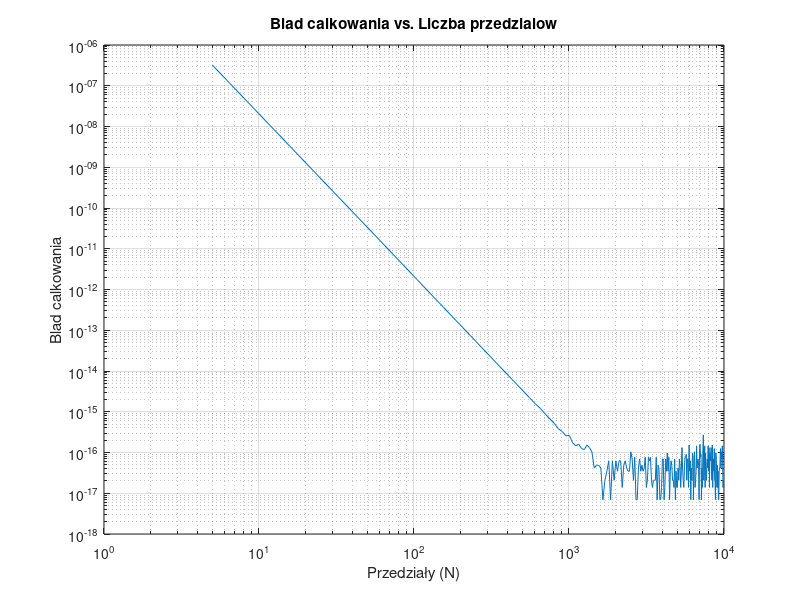

The MATLAB script that drew this image:
function [integration_error, Nt, ft_5, integral_1000] = zadanie3()
    % Numeryczne całkowanie metodą trapezów.
    % Nt - wektor zawierający liczby podprzedziałów całkowania
    % integration_error - integration_error(1,i) zawiera błąd całkowania wyznaczony
    %   dla liczby podprzedziałów równej Nt(i). Zakładając, że obliczona wartość całki
    %   dla Nt(i) liczby podprzedziałów całkowania wyniosła integration_result,
    %   to integration_error(1,i) = abs(integration_result - reference_value),
    %   gdzie reference_value jest wartością referencyjną całki.
    % ft_5 - gęstość funkcji prawdopodobieństwa dla n=5
    % integral_1000 - całka od 0 do 5 funkcji gęstości prawdopodobieństwa
    %   dla 1000 podprzedziałów całkowania

    reference_value = 0.0473612919396179; % wartość referencyjna całki

    Nt = 5:50:10^4;
    integration_error = [];

    ft_5 = f(5);
    integral_1000 = simpsone(@f, 1000);
    %integral_1000 = [];

    for i = 1:length(Nt)
        N = Nt(i);
        integration_result = simpsone(@f, N);
        integration_error(i) = abs(integration_result - reference_value);
    end

    loglog(Nt, integration_error);
    xlabel('Przedziały (N)');
    ylabel('Blad calkowania');
    title('Blad calkowania vs. Liczba przedzialow');
    grid on;
    print -dpng 'zadanie3.png';

end

function [value] = f(t)
sigma = 3;
mi = 10;
value = 1 / (sigma * sqrt(2*pi)) * exp( (-(t-mi)^2)/ (2*sigma^2) );

end

function integral = simpsone(f, N)
    a = 0;
    b = 5;


    h = (b - a) / N;
   
    integral = 0;
    for i = 1:N
        x_i = a + (i-1) * h;
        x_i1 = a + i * h;
        integral = integral + (f(x_i) + 4 * f((x_i + x_i1) / 2) + f(x_i1));
    end
    
    integral = integral * h / 6;
end